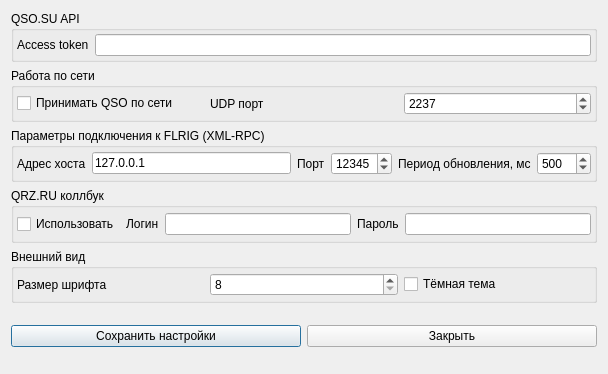
<?xml version="1.0" encoding="UTF-8"?>
<ui version="4.0">
 <class>Settings</class>
 <widget class="QDialog" name="Settings">
  <property name="geometry">
   <rect>
    <x>0</x>
    <y>0</y>
    <width>608</width>
    <height>374</height>
   </rect>
  </property>
  <property name="windowTitle">
   <string>Dialog</string>
  </property>
  <property name="windowIcon">
   <iconset resource="resources.qrc">
    <normaloff>:/resources/images/icon32.ico</normaloff>:/resources/images/icon32.ico</iconset>
  </property>
  <layout class="QVBoxLayout" name="verticalLayout">
   <item>
    <widget class="QGroupBox" name="groupBox_2">
     <property name="title">
      <string>QSO.SU API</string>
     </property>
     <layout class="QHBoxLayout" name="horizontalLayout_4">
      <property name="leftMargin">
       <number>3</number>
      </property>
      <property name="topMargin">
       <number>3</number>
      </property>
      <property name="rightMargin">
       <number>3</number>
      </property>
      <property name="bottomMargin">
       <number>3</number>
      </property>
      <item>
       <widget class="QLabel" name="label_2">
        <property name="text">
         <string>Access token</string>
        </property>
       </widget>
      </item>
      <item>
       <widget class="QLineEdit" name="accessToken"/>
      </item>
     </layout>
    </widget>
   </item>
   <item>
    <widget class="QGroupBox" name="groupBox">
     <property name="title">
      <string>Работа по сети</string>
     </property>
     <layout class="QHBoxLayout" name="horizontalLayout">
      <property name="leftMargin">
       <number>3</number>
      </property>
      <property name="topMargin">
       <number>3</number>
      </property>
      <property name="rightMargin">
       <number>3</number>
      </property>
      <property name="bottomMargin">
       <number>3</number>
      </property>
      <item>
       <widget class="QCheckBox" name="udpServerEnableCheckbox">
        <property name="text">
         <string>Принимать QSO по сети</string>
        </property>
       </widget>
      </item>
      <item>
       <widget class="QLabel" name="label">
        <property name="text">
         <string>UDP порт</string>
        </property>
       </widget>
      </item>
      <item>
       <widget class="QSpinBox" name="udpServerPort">
        <property name="minimum">
         <number>1</number>
        </property>
        <property name="maximum">
         <number>65535</number>
        </property>
        <property name="value">
         <number>2237</number>
        </property>
       </widget>
      </item>
      <item>
       <spacer name="horizontalSpacer">
        <property name="sizeHint" stdset="0">
         <size>
          <width>0</width>
          <height>20</height>
         </size>
        </property>
       </spacer>
      </item>
     </layout>
    </widget>
   </item>
   <item>
    <widget class="QGroupBox" name="groupBox_3">
     <property name="title">
      <string>Параметры подключения к FLRIG (XML-RPC)</string>
     </property>
     <layout class="QHBoxLayout" name="horizontalLayout_5">
      <property name="leftMargin">
       <number>3</number>
      </property>
      <property name="topMargin">
       <number>3</number>
      </property>
      <property name="rightMargin">
       <number>3</number>
      </property>
      <property name="bottomMargin">
       <number>3</number>
      </property>
      <item>
       <widget class="QLabel" name="label_3">
        <property name="text">
         <string>Адрес хоста</string>
        </property>
       </widget>
      </item>
      <item>
       <widget class="QLineEdit" name="flrigHost">
        <property name="text">
         <string>127.0.0.1</string>
        </property>
       </widget>
      </item>
      <item>
       <widget class="QLabel" name="label_4">
        <property name="text">
         <string>Порт</string>
        </property>
       </widget>
      </item>
      <item>
       <widget class="QSpinBox" name="flrigPort">
        <property name="minimum">
         <number>1</number>
        </property>
        <property name="maximum">
         <number>65535</number>
        </property>
        <property name="value">
         <number>12345</number>
        </property>
       </widget>
      </item>
      <item>
       <widget class="QLabel" name="label_5">
        <property name="text">
         <string>Период обновления, мс</string>
        </property>
       </widget>
      </item>
      <item>
       <widget class="QSpinBox" name="flrigPeriod">
        <property name="minimum">
         <number>200</number>
        </property>
        <property name="maximum">
         <number>5000</number>
        </property>
        <property name="value">
         <number>500</number>
        </property>
       </widget>
      </item>
      <item>
       <spacer name="horizontalSpacer_4">
        <property name="sizeHint" stdset="0">
         <size>
          <width>0</width>
          <height>20</height>
         </size>
        </property>
       </spacer>
      </item>
     </layout>
    </widget>
   </item>
   <item>
    <widget class="QGroupBox" name="groupBox_4">
     <property name="title">
      <string>QRZ.RU коллбук</string>
     </property>
     <layout class="QHBoxLayout" name="horizontalLayout_2">
      <property name="leftMargin">
       <number>3</number>
      </property>
      <property name="topMargin">
       <number>3</number>
      </property>
      <property name="rightMargin">
       <number>3</number>
      </property>
      <property name="bottomMargin">
       <number>3</number>
      </property>
      <item>
       <widget class="QCheckBox" name="qrzruEnable">
        <property name="text">
         <string>Использовать</string>
        </property>
       </widget>
      </item>
      <item>
       <spacer name="horizontalSpacer_5">
        <property name="sizeHint" stdset="0">
         <size>
          <width>0</width>
          <height>20</height>
         </size>
        </property>
       </spacer>
      </item>
      <item>
       <widget class="QLabel" name="label_6">
        <property name="text">
         <string>Логин</string>
        </property>
       </widget>
      </item>
      <item>
       <widget class="QLineEdit" name="qrzruLogin"/>
      </item>
      <item>
       <widget class="QLabel" name="label_7">
        <property name="text">
         <string>Пароль</string>
        </property>
       </widget>
      </item>
      <item>
       <widget class="QLineEdit" name="qrzruPassword"/>
      </item>
     </layout>
    </widget>
   </item>
   <item>
    <widget class="QGroupBox" name="groupBox_5">
     <property name="title">
      <string>Внешний вид</string>
     </property>
     <layout class="QHBoxLayout" name="horizontalLayout_6">
      <property name="leftMargin">
       <number>3</number>
      </property>
      <property name="topMargin">
       <number>3</number>
      </property>
      <property name="rightMargin">
       <number>3</number>
      </property>
      <property name="bottomMargin">
       <number>3</number>
      </property>
      <item>
       <widget class="QLabel" name="label_9">
        <property name="text">
         <string>Размер шрифта</string>
        </property>
       </widget>
      </item>
      <item>
       <widget class="QSpinBox" name="fontSize">
        <property name="minimum">
         <number>8</number>
        </property>
        <property name="maximum">
         <number>16</number>
        </property>
       </widget>
      </item>
      <item>
       <spacer name="horizontalSpacer_6">
        <property name="sizeHint" stdset="0">
         <size>
          <width>0</width>
          <height>20</height>
         </size>
        </property>
       </spacer>
      </item>
      <item>
       <widget class="QCheckBox" name="darkTheimeCheckBox">
        <property name="text">
         <string>Тёмная тема</string>
        </property>
       </widget>
      </item>
     </layout>
    </widget>
   </item>
   <item>
    <layout class="QHBoxLayout" name="horizontalLayout_3">
     <item>
      <spacer name="horizontalSpacer_2">
       <property name="sizeHint" stdset="0">
        <size>
         <width>0</width>
         <height>20</height>
        </size>
       </property>
      </spacer>
     </item>
     <item>
      <widget class="QPushButton" name="saveButton">
       <property name="text">
        <string>Сохранить настройки</string>
       </property>
      </widget>
     </item>
     <item>
      <widget class="QPushButton" name="closeButton">
       <property name="text">
        <string>Закрыть</string>
       </property>
      </widget>
     </item>
     <item>
      <spacer name="horizontalSpacer_3">
       <property name="sizeHint" stdset="0">
        <size>
         <width>0</width>
         <height>20</height>
        </size>
       </property>
      </spacer>
     </item>
    </layout>
   </item>
  </layout>
 </widget>
 <resources>
  <include location="resources.qrc"/>
 </resources>
 <connections/>
</ui>
